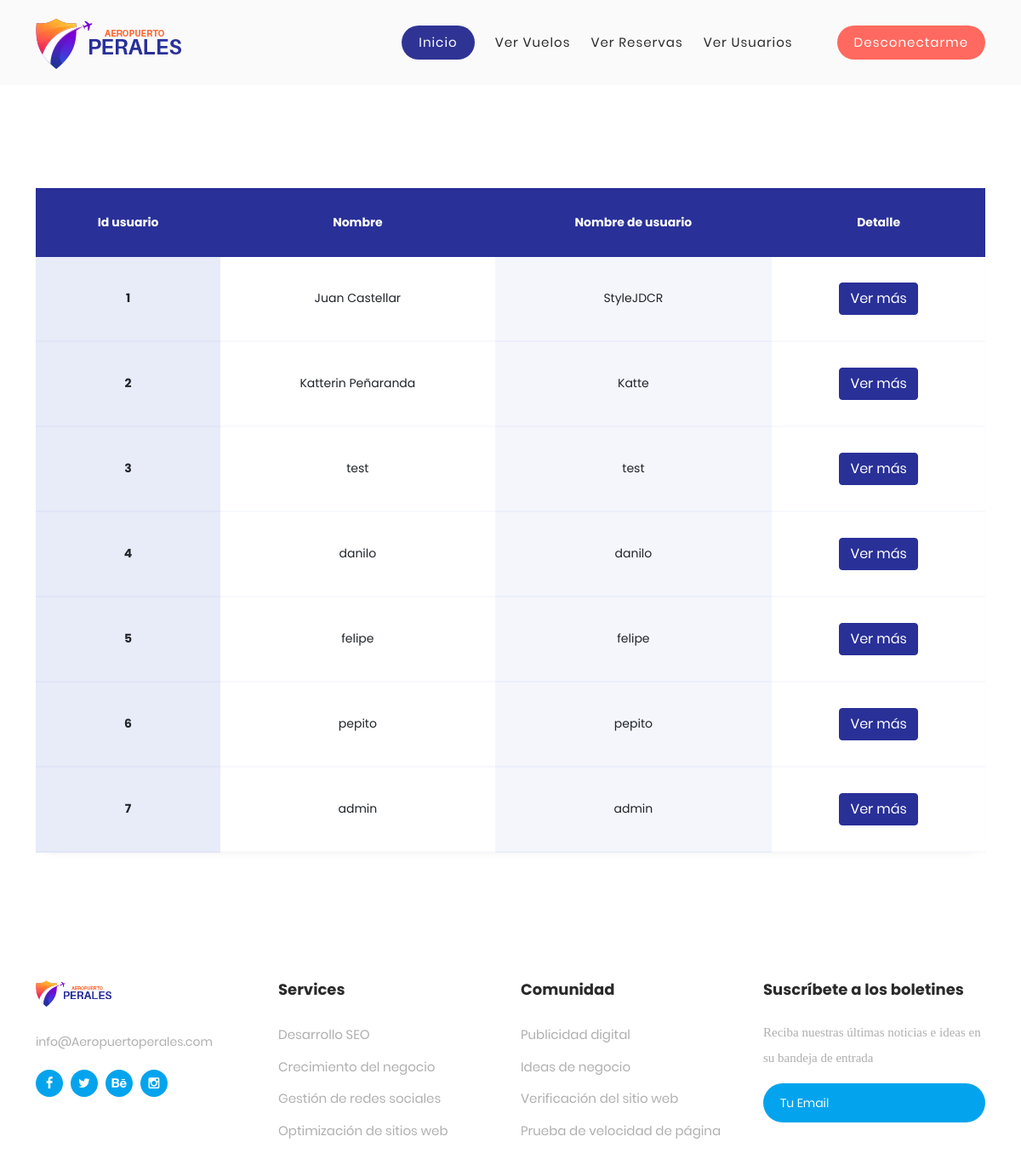
Page /users (signed in) on the committed database.
### tables this page shows
CREATE TABLE usuarios (id_usuario INTEGER NOT NULL PRIMARY KEY, id_tipo_usuario INTEGER NOT NULL, nombre VARCHAR NOT NULL, usuario VARCHAR NOT NULL, correo VARCHAR NOT NULL, contraseña VARCHAR NOT NULL, fecha_nacimiento DATE, documento_usuario INTEGER);

### app.py (the view)
@app.route('/users', methods=('GET', 'POST'))
@login_required
def view_users():
    db = get_db()
    users = db.execute('SELECT * FROM usuarios').fetchall()
    return render_template("users.html", users=users)

### app.py (called while the page is built)
def login_required(view):
    @functools.wraps(view)
    def wrapped_view(**kwargs):
        if g.user is None:
            return redirect(url_for('login'))
        return view(**kwargs)
    return wrapped_view

@app.before_request
def load_logged_in_user():
    user_id = session.get('user_id')
    if user_id is None:
        g.user = None
    else:
        db = get_db()
        g.user = db.execute('SELECT * FROM usuarios WHERE id_usuario = ?', (user_id,)).fetchone()

### db.py (called while the page is built)
def get_db():
    try:
        if 'db' not in g:
            g.db = sqlite3.connect('database.db')
        return g.db
    except Error:
        print(Error)

### templates/users.html (shortened to what this page needs)
{% extends "base.html" %}
{% block content %}
    <section class="ftco-section">
		<div class="container">
			<div class="row">
				<div class="col-md-12">
					<div class="table-wrap">
                        <h4 class="text-center mb-4">Lista de usuarios</h4>
						<table class="table">
					    <thead class="thead-primary">
					      <tr>
					        <th>Id usuario</th>
					        <th>Nombre</th>
					        <th>Nombre de usuario</th>
                              <th>Detalle</th>
					      </tr>
					    </thead>
					    <tbody>
                        {% for user in users %}
					      <tr>
					        <th scope="row" class="scope" >{{ user[0] }}</th>
					        <td>{{ user[2] }}</td>
					        <td>{{ user[3] }}</td>
					        <td><a href={{ url_for('view_user', user_id=user[0]) }} class="btn btn-primary">Ver más</a></td>
					      </tr>
                        {% endfor %}
					    </tbody>
					  </table>
					</div>
				</div>
			</div>
		</div>
	</section>
{% endblock %}

### static/css/main.css (style rules this page uses)
* { margin: 0px; padding: 0px; box-sizing: border-box; }
body, html { height: 100%; font-family: Poppins-Regular, sans-serif; }
a { font-family: Poppins-Regular; font-size: 14px; line-height: 1.7; color: #666666; margin: 0px; transition: all 0.4s; -webkit-transition: all 0.4s; -o-transition: all 0.4s; -moz-transition: all 0.4s; }
h1,h2,h3,h4,h5,h6 { margin: 0px; }
* { -webkit-box-sizing: border-box; -moz-box-sizing: border-box; box-sizing: border-box; }
body { font-family: Poppins-Regular; font-size: 15px; margin: 0; color: #fff; }
p, h1, h2, h3, h4, h5, h6, ul { margin: 0; }
a { text-decoration: none; }

### static/css/template_aeropuerto_perales.css (style rules this page uses)
html, body, div, span, applet, object, iframe, h1, h2, h3, h4, h5, h6, p, blockquote, div pre, a, abbr, acronym, address, big, cite, code, del, dfn, em, font, img, ins, kbd, q, s, samp, small, strike, strong, sub, sup, tt, var, b, u, i, center, dl, dt, dd, ol, ul, li, figure, header, nav, section, article, aside, footer, figcaption { margin: 0; padding: 0; border: 0; outline: 0; }
header, nav, section, article, aside, footer, hgroup { display: block; }
* { box-sizing: border-box; }
html, body { font-family: 'Poppins', sans-serif; font-weight: 400; background-color: #fff; -ms-text-size-adjust: 100%; -webkit-font-smoothing: antialiased; -moz-osx-font-smoothing: grayscale; }
a { text-decoration: none !important; }
h1, h2, h3, h4, h5, h6 { margin-top: 0px; margin-bottom: 0px; }
html, body { background: #fff; font-family: 'Poppins', sans-serif; }
.table-wrap { overflow-x: none; margin: 120px 0; }
.table { min-width: 1000px !important; width: 100%; background: #fff; -webkit-box-shadow: 0px 5px 12px -12px rgba(0, 0, 0, 0.29); -moz-box-shadow: 0px 5px 12px -12px rgba(0, 0, 0, 0.29); box-shadow: 0px 5px 12px -12px rgba(0, 0, 0, 0.29); text-align: center; }
.table thead.thead-primary { background: #293098; }
.table thead th { border: none; padding: 30px; font-size: 14px; color: #fff; }
.table tbody tr { margin-bottom: 10px; }
.table tbody th, .table tbody td { border: none; padding: 30px; font-size: 14px; background: #fff; vertical-align: middle; border-bottom: 2px solid #f8f9fd; }
.table tbody th.scope { background: #e8ebf8; border-bottom: 2px solid #e0e5f6; }
@media (min-width: 768px) { .table tbody td:nth-child(odd) { background: #f4f6fc; border-bottom: 2px solid #eceffa; } }
* { padding: 0; margin: 0; box-sizing: border-box; font-family: 'Poppins', sans-serif }

### rows in the picture
usuarios: id_usuario "1", nombre "Juan Castellar", usuario "StyleJDCR"
usuarios: id_usuario "2", nombre "Katterin Peñaranda", usuario "Katte"
usuarios: id_usuario "3", nombre "test", usuario "test"
usuarios: id_usuario "4", nombre "danilo", usuario "danilo"
usuarios: id_usuario "5", nombre "felipe", usuario "felipe"
usuarios: id_usuario "6", nombre "pepito", usuario "pepito"
usuarios: id_usuario "7", nombre "admin", usuario "admin"
